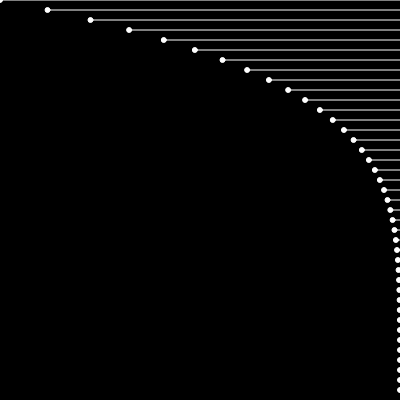
Frame 1 (no input)
Frame 60 (no input): identical to frame 1, image omitted
Frame 120 (the mouse pressed at the canvas centre since frame 60): identical to frame 1, image omitted

The p5.js sketch that drew this single still picture (run headless with seeded random() and noise() and a simulated clock; from frame 60 on, the mouse is pressed at the canvas centre):

// p5.js sketch
// ── sketch.js
function setup() {
  createCanvas(400, 400);
}

function draw() {
  background(0);

  let y=0;

  stroke(255);

  while(y<height){

    let yy=map(y,0,height,0,1);
    let x=easeOutQuint(yy)*width;
    ellipse(x, y, 5,5);
    line(x,y,width,y);
    y=y+10;
  }

}

function easeOutQuint(y) {
  return 1 - Math.pow(1 - y, 5);
  
}
